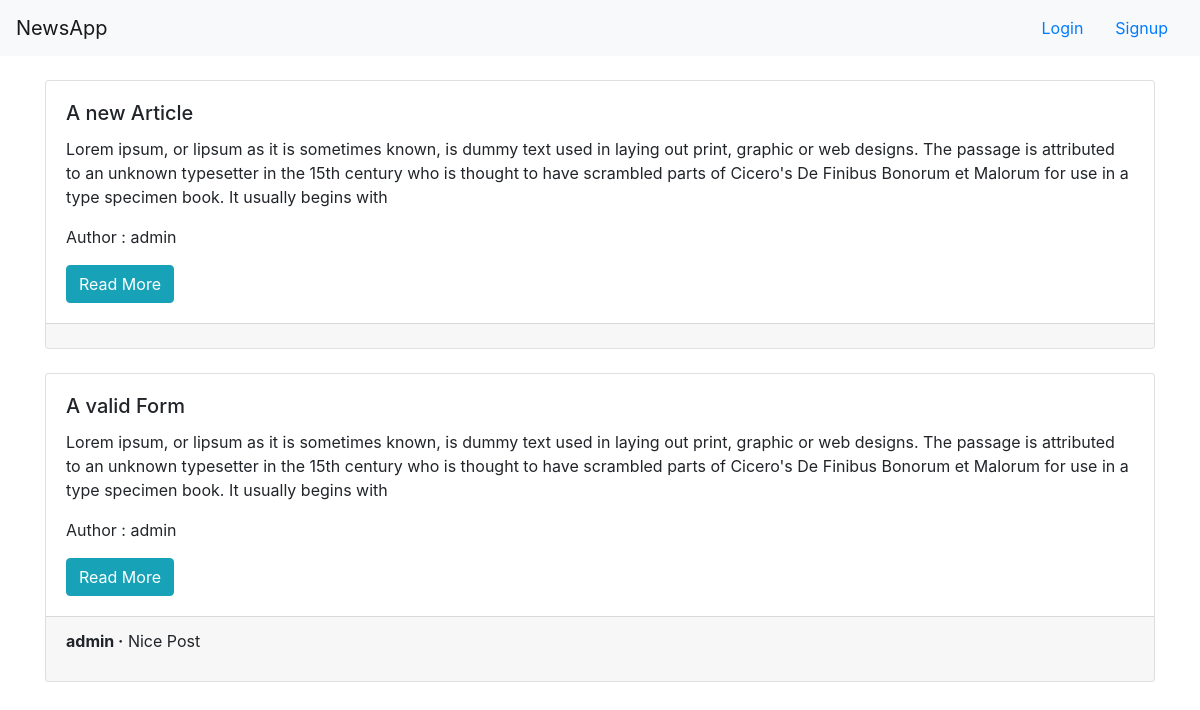
The app's page /articles/ with its own data.
### articles/models.py (models this page shows, shortened)
class Article(models.Model):
	title = models.CharField(max_length=255)
	body = models.TextField()
	date  = models.DateTimeField(auto_now_add=True)
	author = models.ForeignKey(get_user_model(), on_delete = models.CASCADE,)

class Comment(models.Model):
	article = models.ForeignKey(Article, on_delete = models.CASCADE, related_name='comments')
	comment = models.CharField(max_length=500)
	author = models.ForeignKey(get_user_model(), on_delete = models.CASCADE,)
	def __str__(self):
		return self.comment

### users/models.py (models this page shows)
class CustomUser(AbstractUser):
	age = models.PositiveIntegerField(null=True, blank=True)

### articles/views.py (the view)
# urls.py: path('', ArticleListView.as_view(), name = 'article_list'),
class ArticleListView(ListView):
	model = Article
	template_name = 'articles/article_list.html'

### templates/articles/article_list.html (shortened to what this page needs)
{% extends "base.html" %}
{% block content %}
	{% for article in object_list %}
	<div class="card">
  <div class="card-body">
    <h5 class="card-title">{{article.title}}</h5>
    <p class="card-text">{{article.body}}</p>
    <p>Author : {{article.author}}</p>
    <a href="{% url 'article_detail' article.id %}" class="btn btn-info">Read More</a> <br>
  </div>
  <div class="card-footer">
  	{% for comment in article.comments.all %}
  	<p>
  		<span class="font-weight-bold">{{comment.author}} &middot</span>
  		{{comment}}
  	</p>
  	{% endfor %}
  </div>
</div>
<br>
{% endfor %}
{% endblock content %}

### templates/base.html (shortened to what this page needs)
<!doctype html>
<html lang="en">
  <head>
    <link rel="stylesheet" href="https://stackpath.bootstrapcdn.com/bootstrap/4.3.1/css/bootstrap.min.css">
  </head>
  <body>
    {% include 'partials/_header.html' %}
    <br>
    	<div class="container">
    			{% block content %}
                {% endblock content %}
    		</div>
  </body>
</html>

### templates/partials/_header.html
<nav class="navbar navbar-light badge-light">
  <a class="navbar-brand" href="{% url 'home' %}">NewsApp</a>
  <ul class="nav justify-content-end">
    {% if user.is_authenticated %}
  <div class="dropdown mr-auto ml-auto" >
  <a class="btn btn-secondary dropdown-toggle" href="#" role="button" id="dropdownMenuLink" data-toggle="dropdown" aria-haspopup="true" aria-expanded="false">
    {{user.username}}
  </a>
  <div class="dropdown-menu" aria-labelledby="dropdownMenuLink">
    <a class="dropdown-item" href="{% url 'logout' %}">Logout</a>
    <a class="dropdown-item" href="{% url 'password_change' %}">Change Password</a>
    <a class="dropdown-item" href="{% url 'article_create' %}">Create New Article</a>
  </div>
</div>
  {% else %}
  <li class="nav-item">
    <a class="nav-link" href="{% url 'login' %}">Login</a>
  </li>
  <li class="nav-item">
    <a class="nav-link" href="{% url 'signup' %}">Signup</a>
  </li>
  {% endif %}
</ul>
</nav>

### records on screen
Article: title "A new Article", body "Lorem ipsum, or lipsum as it is sometimes known, is dummy text used in laying out print, graphic or web designs. The passage is attributed to an unknown typesetter in the 15th century who is thought to have scrambled parts of Cicero's De Finibus Bonorum et Malorum for use in a type specimen book. It usually begins with", author "admin"
Article: title "A valid Form", body "Lorem ipsum, or lipsum as it is sometimes known, is dummy text used in laying out print, graphic or web designs. The passage is attributed to an unknown typesetter in the 15th century who is thought to have scrambled parts of Cicero's De Finibus Bonorum et Malorum for use in a type specimen book. It usually begins with", author "admin"
Comment: author "admin", comment "Nice Post"
